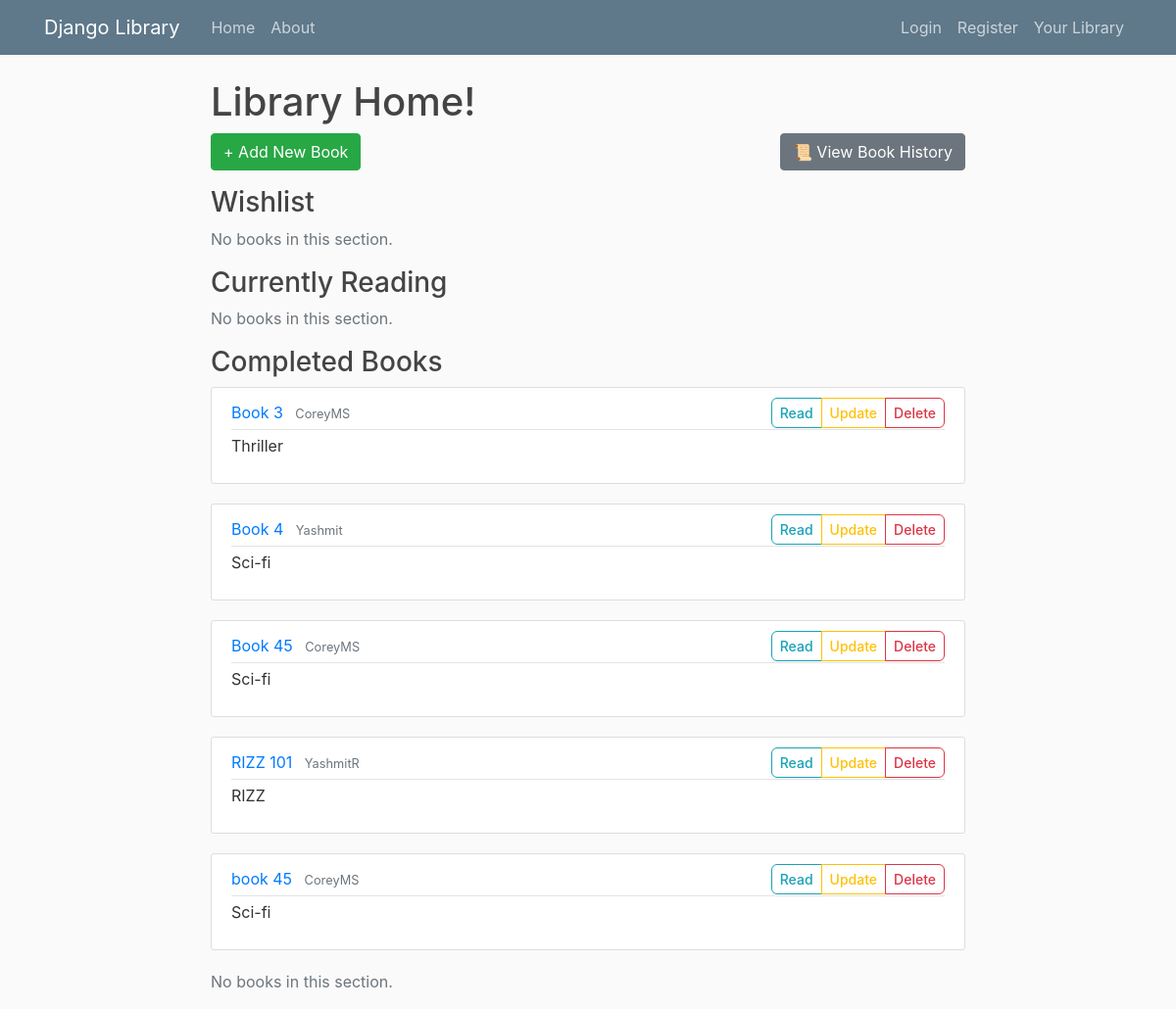
Screenshot of /Your_Library/ with the database file from the repository.
### books/models.py (models this page shows, shortened)
class Book(md.Model):
    STATUS_CHOICES = [
        ('reading', 'Reading'),
        ('completed', 'Completed'),
        ('wishlist', 'Wishlist'),
    ]
    title = md.CharField(max_length=200)
    author = md.CharField(max_length=100)
    genre = md.CharField(max_length=50)
    status = md.CharField(max_length=10, choices=STATUS_CHOICES, default='wishlist')

### books/views.py (the view)
# urls.py: path('Your_Library/', BookListView.as_view(), name='Your_Library'),
class BookListView(ListView):
    model = Book
    template_name='books/book_list.html' #<app>.<model>_<viewtype>.html
    context_object_name= 'books'
    ordering=['title','author']

### books/templates/books/book_list.html (shortened to what this page needs)
{% extends "books/yourlibrary.html" %}
{% block content %}
<h1>Library Home!</h1>
<div class="d-flex justify-content-between mb-3">
    <a href="{% url 'book-create' %}" class="btn btn-success">
        + Add New Book
    </a>
    <a href="{% url 'borrow-history' %}" class="btn btn-secondary">
        📜 View Book History
    </a>
</div>
<h3>Wishlist</h3>
{% with has_books=False %}
{% if not has_books %}
    <p class="text-muted">No books in this section.</p>
{% endif %}
{% endwith %}
<h3>Currently Reading</h3>
{% with has_books=False %}
{% if not has_books %}
    <p class="text-muted">No books in this section.</p>
{% endif %}
{% endwith %}
<h3>Completed Books</h3>
{% with has_books=False %}
{% for book in books %}
    {% if book.status == "completed" %}
        <article class="media content-section">
            <div class="media-body">
                <div class="article-metadata d-flex justify-content-between align-items-center">
                    <div>
                        <a class="mr-2" href="{% url 'book-detail' book.id %}">{{ book.title }}</a>
                        <small class="text-muted">{{ book.author }}</small>
                    </div>
                    <div class="btn-group btn-group-sm" role="group">
                        <a href="{% url 'book-detail' book.id %}" class="btn btn-outline-info">Read</a>
                        <a href="{% url 'book-update' book.id %}" class="btn btn-outline-warning">Update</a>
                        <a href="{% url 'book-delete' book.id %}" class="btn btn-outline-danger">Delete</a>
                    </div>
                </div>
                <p class="article-content">{{ book.genre }}</p>
            </div>
        </article>
    {% endif %}
{% endfor %}
{% if not has_books %}
    <p class="text-muted">No books in this section.</p>
{% endif %}
{% endwith %}
{% endblock %}

### books/templates/books/yourlibrary.html (shortened to what this page needs)
{% load static %}
<!DOCTYPE html>
<html lang="en">
<head>
    <link rel="stylesheet"
          href="https://cdn.jsdelivr.net/npm/bootstrap@4.0.0/dist/css/bootstrap.min.css"
>
    <link rel="stylesheet" type="text/css" href="{% static 'books/main.css' %}">
</head>
<body>
    <header class="site-header">
        <nav class="navbar navbar-expand-md navbar-dark bg-steel fixed-top">
            <div class="container">
                <a class="navbar-brand mr-4" href="{% url 'Library-home' %}">Django Library</a>
                <div class="collapse navbar-collapse" id="navbarToggle">
                    <div class="navbar-nav mr-auto">
                        <a class="nav-item nav-link" href="{% url 'Library-home' %}">Home</a>
                        <a class="nav-item nav-link" href="{% url 'Library-about' %}">About</a>
                    </div>
                    <div class="navbar-nav">
                        <a class="nav-item nav-link" href="#">Login</a>
                        <a class="nav-item nav-link" href="#">Register</a>
                        <a class="nav-item nav-link" href="#">Your Library</a>
                    </div>
                </div>
            </div>
        </nav>
    </header>
    <main role="main" class="container-fluid" style="margin-top: 80px;">
        <div class="row justify-content-center">
            <div class="col-md-8">
                {% block content %}{% endblock content %}
            </div>
        </div>
    </main>
</body>
</html>

### books/static/books/main.css (style rules this page uses)
body { background: #fafafa; color: #333333; margin-top: 5rem; }
h1, h2, h3, h4, h5, h6 { color: #444444; }
.bg-steel { background-color: #5f788a; }
.site-header .navbar-nav .nav-link { color: #cbd5db; }
.content-section { background: #ffffff; padding: 10px 20px; border: 1px solid #dddddd; border-radius: 3px; margin-bottom: 20px; }
.article-content { white-space: pre-line; }
.article-metadata { padding-bottom: 1px; margin-bottom: 4px; border-bottom: 1px solid #e3e3e3 }
.content-section .btn { border-radius: 6px; font-weight: 500; }

### rows the page displays
Book: title "Book 3", author "CoreyMS", genre "Thriller"
Book: title "Book 4", author "Yashmit", genre "Sci-fi"
Book: title "Book 45", author "CoreyMS", genre "Sci-fi"
Book: title "RIZZ 101", author "YashmitR", genre "RIZZ"
Book: title "book 45", author "CoreyMS", genre "Sci-fi"
